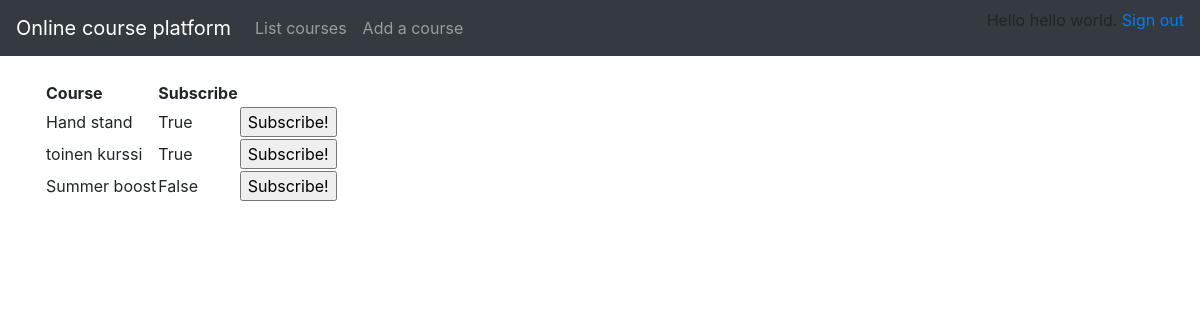
The app's page /courses (signed in) with its own data.
### application/auth/models.py (models this page shows, shortened)
class User(Base):
    __tablename__ = "account"
    name = db.Column(db.String(144), nullable=False)
    username = db.Column(db.String(144), nullable=False)
    password = db.Column(db.String(144), nullable=False)
    tasks = db.relationship("Course", backref='account', lazy=True)

### application/courses/models.py (models this page shows, shortened)
class Course(Base):
    name = db.Column(db.String(144), nullable=False)
    done = db.Column(db.Boolean, nullable=False)
    account_id = db.Column(db.Integer, db.ForeignKey('account.id'),
                           nullable=False)

### application/courses/views.py (the view)
@app.route("/courses", methods=["GET"])
def courses_index():
	return render_template("courses/list.html", courses = Course.query.all())

### application/__init__.py (called while the page is built)
@login_manager.user_loader
def load_user(user_id):
    return User.query.get(user_id)

### application/templates/courses/list.html
{% extends "layout.html" %}
{% block body %}
  <table>
    <tr>
      <th>Course</th>
      <th>Subscribe</th>
    </tr>
    {% for course in courses %}
    <tr>
      <td>{{ course.name }}</td>
      <td>{{ course.done }}</td>
      <td>
        <form method="POST" action="{{ url_for('courses_set_done', course_id=course.id) }}">
          <input type="submit" value="Subscribe!"/>
        </form>
      </td>
    </tr>
    {% endfor %}
  </table>
{% endblock %}

### application/templates/layout.html (shortened to what this page needs)
<!DOCTYPE html>
<html>
  <head>
    <link rel="stylesheet" href="https://maxcdn.bootstrapcdn.com/bootstrap/4.0.0/css/bootstrap.min.css">
  </head>
  <body>
    <nav class="navbar navbar-expand-md navbar-dark bg-dark mb-4">
      <a class="navbar-brand" href="#">Online course platform</a>
      <div class="collapse navbar-collapse" id="navbarCollapse">
        <ul class="navbar-nav mr-auto">
          <li class="nav-item">
            <a class="nav-link" href="{{ url_for('courses_index') }} ">List courses</a>
          </li>
          <li class="nav-item">
            <a class="nav-link" href="{{ url_for('courses_form') }} ">Add a course</a>
          </li>
        </ul>
        <div class="form-inline mt-2 mt-md-0">
          {% if current_user.is_authenticated %}
          <p>
	        Hello {{ current_user.name }}. <a href="{{ url_for('auth_logout') }}">Sign out</a>
          </p>
          {% else %}
          <a href="{{ url_for('auth_login') }}">Sign in</a>
          {% endif %}
        </div>
      </div>
    </nav>
    <main role="main" class="container">
      {% block body %}{% endblock %}
    </main>
    </body>
  </body>
</html>

### records on screen
User: name "hello world"
Course: name "Hand stand", done "True"
Course: name "toinen kurssi", done "True"
Course: name "Summer boost", done "False"
